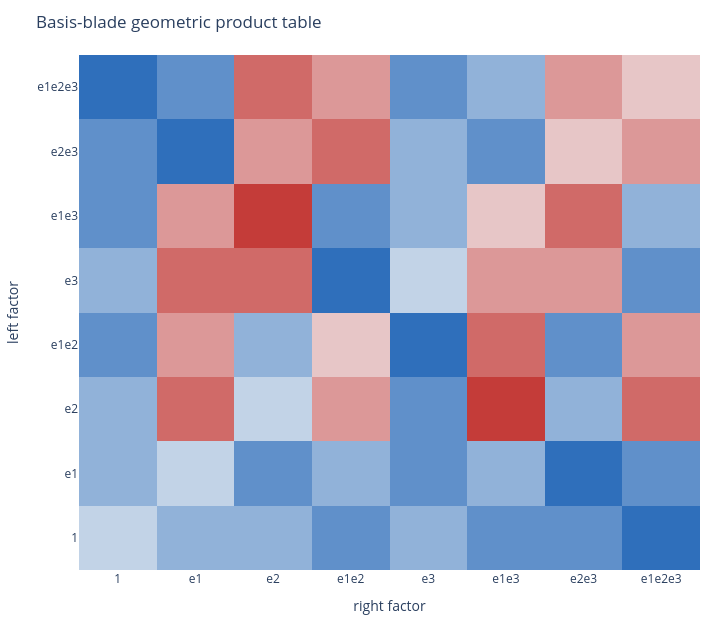

The code cell stored with this chart in its notebook:
### Markdown cell above
## Basis Blades As Bit Masks

A basis blade in an orthonormal algebra can be represented by the subset of basis vectors that appear in it. In three dimensions, the mask `0b000` is the scalar basis blade, `0b001` is `e1`, `0b010` is `e2`, `0b011` is `e1e2`, and so on. This is not just a naming trick. It lets the product of basis blades be computed by a tiny amount of integer logic.

Consider `e1e2 * e2e3`. The repeated `e2` contributes its metric square, so in Euclidean space it disappears with factor `+1`. The surviving basis vectors are `e1` and `e3`, which is the XOR of the two masks. The only remaining question is sign: how many swaps are needed to put the concatenated basis-vector list into canonical order? In this example the sign is positive, so the result is `e1e3`.

This level is where a geometric algebra implementation earns its reliability. If basis-blade signs are wrong, every higher layer will be haunted by inconsistent products. If basis-blade products are correct and well tested, dense arrays, sparse maps, matrix forms, and generated code can all share the same source of truth.

### Code cell
ga3 = OrthonormalAlgebra((1, 1, 1), names=("e1", "e2", "e3"))

examples = {
    "e1 * e1": ga3.blade_product(0b001, 0b001),
    "e1 * e2": ga3.blade_product(0b001, 0b010),
    "e2 * e1": ga3.blade_product(0b010, 0b001),
    "e1e2 * e2e3": ga3.blade_product(0b011, 0b110),
}
for label, (factor, mask) in examples.items():
    print(f"{label:15s} -> {factor:+.0f} {ga3.blade_names[mask]}")

assert ga3.blade_product(0b001, 0b001) == (1.0, 0)
assert ga3.blade_product(0b001, 0b010) == (1.0, 0b011)
assert ga3.blade_product(0b010, 0b001) == (-1.0, 0b011)
assert ga3.blade_product(0b011, 0b110) == (1.0, 0b101)

fig_product = product_table_figure(ga3)
fig_product.write_html(ARTIFACTS["product_table_html"], include_plotlyjs="cdn")
fig_product

### Figure 1 — Plotly figure (JSON) as saved in the notebook; plotly's stock layout.template omitted (floating-point values rounded to 4 significant figures)
{"data": [{"colorscale": [[0.0, "#c43c39"], [0.5, "#f3f4f6"], [1.0, "#2f6fbb"]], "customdata": [["1 * 1 = 1", "1 * e1 = e1", "1 * e2 = e2", "1 * e1e2 = e1e2", "1 * e3 = e3", "1 * e1e3 = e1e3", "1 * e2e3 = e2e3", "1 * e1e2e3 = e1e2e3"], ["e1 * 1 = e1", "e1 * e1 = 1", "e1 * e2 = e1e2", "e1 * e1e2 = e2", "e1 * e3 = e1e3", "e1 * e1e3 = e3", "e1 * e2e3 = e1e2e3", "e1 * e1e2e3 = e2e3"], ["e2 * 1 = e2", "e2 * e1 = -e1e2", "e2 * e2 = 1", "e2 * e1e2 = -e1", "e2 * e3 = e2e3", "e2 * e1e3 = -e1e2e3", "e2 * e2e3 = e3", "e2 * e1e2e3 = -e1e3"], ["e1e2 * 1 = e1e2", "e1e2 * e1 = -e2", "e1e2 * e2 = e1", "e1e2 * e1e2 = -1", "e1e2 * e3 = e1e2e3", "e1e2 * e1e3 = -e2e3", "e1e2 * e2e3 = e1e3", "e1e2 * e1e2e3 = -e3"], ["e3 * 1 = e3", "e3 * e1 = -e1e3", "e3 * e2 = -e2e3", "e3 * e1e2 = e1e2e3", "e3 * e3 = 1", "e3 * e1e3 = -e1", "e3 * e2e3 = -e2", "e3 * e1e2e3 = e1e2"], ["e1e3 * 1 = e1e3", "e1e3 * e1 = -e3", "e1e3 * e2 = -e1e2e3", "e1e3 * e1e2 = e2e3", "e1e3 * e3 = e1", "e1e3 * e1e3 = -1", "e1e3 * e2e3 = -e1e2", "e1e3 * e1e2e3 = e2"], ["e2e3 * 1 = e2e3", "e2e3 * e1 = e1e2e3", "e2e3 * e2 = -e3", "e2e3 * e1e2 = -e1e3", "e2e3 * e3 = e2", "e2e3 * e1e3 = e1e2", "e2e3 * e2e3 = -1", "e2e3 * e1e2e3 = -e1"], ["e1e2e3 * 1 = e1e2e3", "e1e2e3 * e1 = e2e3", "e1e2e3 * e2 = -e1e3", "e1e2e3 * e1e2 = -e3", "e1e2e3 * e3 = e1e2", "e1e2e3 * e1e3 = e2", "e1e2e3 * e2e3 = -e1", "e1e2e3 * e1e2e3 = -1"]], "hovertemplate": "%{customdata}<extra></extra>", "showscale": false, "type": "heatmap", "x": ["1", "e1", "e2", "e1e2", "e3", "e1e3", "e2e3", "e1e2e3"], "y": ["1", "e1", "e2", "e1e2", "e3", "e1e3", "e2e3", "e1e2e3"], "z": [[1.0, 2.0, 2.0, 3.0, 2.0, 3.0, 3.0, 4.0], [2.0, 1.0, 3.0, 2.0, 3.0, 2.0, 4.0, 3.0], [2.0, -3.0, 1.0, -2.0, 3.0, -4.0, 2.0, -3.0], [3.0, -2.0, 2.0, -1.0, 4.0, -3.0, 3.0, -2.0], [2.0, -3.0, -3.0, 4.0, 1.0, -2.0, -2.0, 3.0], [3.0, -2.0, -4.0, 3.0, 2.0, -1.0, -3.0, 2.0], [3.0, 4.0, -2.0, -3.0, 2.0, 3.0, -1.0, -2.0], [4.0, 3.0, -3.0, -2.0, 3.0, 2.0, -2.0, -1.0]]}], "layout": {"height": 640, "margin": {"b": 70, "l": 70, "r": 20, "t": 55}, "title": {"text": "Basis-blade geometric product table"}, "width": 720, "xaxis": {"title": {"text": "right factor"}}, "yaxis": {"title": {"text": "left factor"}}}}
